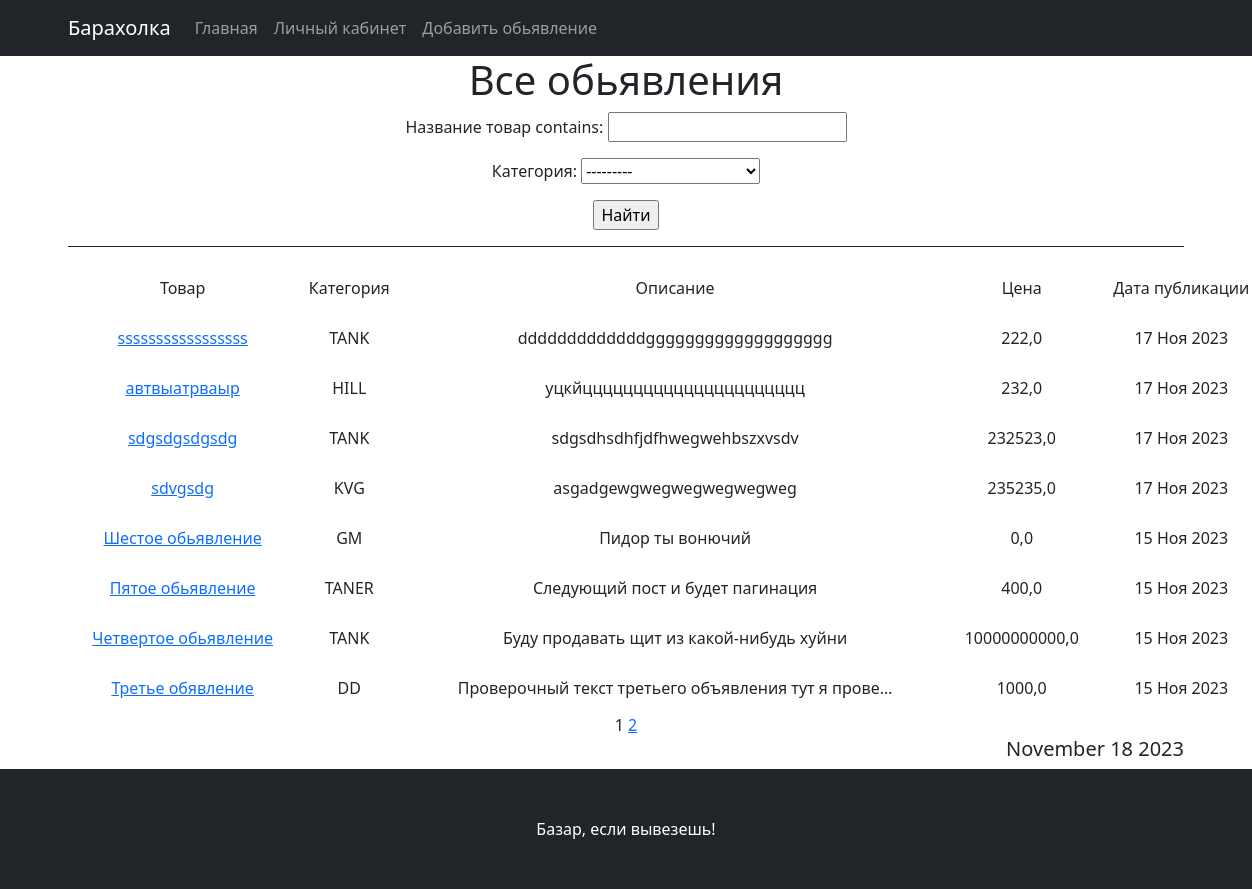
/bboard/, run on the app's committed database.
### bboard/models.py (models this page shows, shortened)
class Post(models.Model):
    TYPES = [
        ('TANK', 'Танк'),
        ('HILL', 'Хил'),
        ('DD', 'ДД'),
        ('VEND', 'Торговец'),
        ('GM', 'Гилдмастер'),
        ('KVG', 'Квестгивер'),
        ('BS', 'Кузнец'),
        ('TANER', 'Кожевник'),
        ('ALCH', 'Зельевар'),
        ('MAG', 'Мастер заклинаний'),
    ]
    title = models.CharField(max_length=200, verbose_name='Название товар')
    content = models.TextField(verbose_name='Описание товара')
    author = models.ForeignKey(Author, on_delete=models.CASCADE, verbose_name='Автор')
    created_at = models.DateTimeField(auto_now_add=True, verbose_name='Дата создания')
    updated_at = models.DateTimeField(auto_now=True, verbose_name='Дата обновления')
    type = models.CharField(max_length=5, choices=TYPES, blank=False, verbose_name='Категория')
    price = models.FloatField(
        validators=[MinValueValidator(0.0)], verbose_name='Цена'
    )
    class Meta:
        verbose_name = 'пост'
        verbose_name_plural = 'посты'
        ordering = ['-created_at']

### bboard/views.py (the view)
# urls.py: path('', PostListView.as_view(), name='posts'),
class PostListView(ListView):
    model = Post
    template_name = 'posts.html'
    context_object_name = 'posts'
    ordering = ['-created_at']
    paginate_by = 8
    def get_context_data(self, **kwargs):
        context = super().get_context_data(**kwargs)
        context['filterset'] = self.filterset
        return context
    def get_queryset(self):
        queryset = super().get_queryset()
        self.filterset = PostFilter(self.request.GET, queryset)
        return self.filterset.qs

### bboard/templatetags/custom_tags.py (called while the page is built)
@register.simple_tag()
def format_date(format_string='%x %d %Y'):
    return datetime.utcnow().strftime(format_string)

@register.simple_tag(takes_context=True)   # takes_context=True - для того, чтобы можно было передавать контекст в тег
def url_replace(context, **kwargs):     # для того, чтобы передать параметры в теги url_replace
    d = context['request'].GET.copy()   # копируем GET
    for k, v in kwargs.items():     # добавляем новые параметры и значения из kwargs в GET и записываем в d
        d[k] = v       # добавляем новые параметры и значения из kwargs в GET и записываем в d
    return d.urlencode()      # возвращаем GET

### templates/posts.html (shortened to what this page needs)
{% extends 'flatpages/default.html' %}
{% load censor %}
{% load custom_tags %}
{% block content %}
<h1>Все обьявления</h1>
   <form action="" method="get">
       {{ filterset.form.as_p }}
       <input type="submit" value="Найти" />
   </form>
    <hr>
    {% if posts %}
        <table style="height:450px;" width="1200">
            <tr>
                <td>Товар</td>
                <td>Категория</td>
                <td>Описание</td>
                <td>Цена</td>
                <td>Дата публикации</td>
            </tr>
            {% for post in posts %}
            <tr>
                <td><a href="{% url 'post_detail' post.id %}">{{ post.title|truncatewords:2 }}</a></td>
                <td>{{ post.type }}</td>
                <td>{{ post.content|truncatechars:50 }}</td>
                <td>{{ post.price }}</td>
                <td>{{ post.created_at|date:'j M Y' }}</td>
            </tr>
            {% endfor %}
        </table>
   {{ page_obj.number }}
   {% if page_obj.has_next %}
       <a href="?{% url_replace page=page_obj.next_page_number %}">{{ page_obj.next_page_number }}</a>
   {% endif %}
<h5 style="text-align: right;">{% format_date '%B %d %Y' %}</h5>
    {% else %}
       <h2>Товаров нет!</h2>
    {% endif %}
{% endblock content %}

### templates/flatpages/default.html (shortened to what this page needs)
<!DOCTYPE html>
<html lang="en">
    <head>
        <link href="https://cdn.jsdelivr.net/npm/bootstrap-icons@1.4.1/font/bootstrap-icons.css" rel="stylesheet" />
        {% load static %}
        <link href="{% static 'css/styles.css' %}" rel="stylesheet" />
    </head>
    <body>
        <nav class="navbar navbar-expand-lg navbar-dark bg-dark static-top">
   <div class="container">
       <a class="navbar-brand" href="">Барахолка</a>
       <div class="collapse navbar-collapse" id="navbarResponsive">
           <ul class="navbar-nav ml-auto">
               <li class="nav-item active"><a class="nav-link" href="/bboard/">Главная</a></li>
               <li class="nav-item"><a class="nav-link" href="/sign/login/">Личный кабинет</a></li>
               <li class="nav-item"><a class="nav-link" href="/bboard/create/">Добавить обьявление</a></li>
           </ul>
       </div>
   </div>
</nav>
        <div class="container">
            <div class="row">
                <div class="col-lg-12 text-center">
                   {% block content %}{% endblock content %}
               </div>
            </div>
        </div>
        <footer class="py-5 bg-dark">
            <div class="container"><p class="m-0 text-center text-white">Базар, если вывезешь!</p></div>
        </footer>
    </body>
</html>

### data on the page
Post: title "sssssssssssssssss", type "TANK", content "dddddddddddddggggggggggggggggggg", price "222,0", created_at "17 Ноя 2023"
Post: title "автвыатрваыр", type "HILL", content "уцкйцццццццццццццццццццццц", price "232,0", created_at "17 Ноя 2023"
Post: title "sdgsdgsdgsdg", type "TANK", content "sdgsdhsdhfjdfhwegwehbszxvsdv", price "232523,0", created_at "17 Ноя 2023"
Post: title "sdvgsdg", type "KVG", content "asgadgewgwegwegwegwegweg", price "235235,0", created_at "17 Ноя 2023"
Post: title "Шестое обьявление", type "GM", content "Пидор ты вонючий", price "0,0", created_at "15 Ноя 2023"
Post: title "Пятое обьявление", type "TANER", content "Следующий пост и будет пагинация", price "400,0", created_at "15 Ноя 2023"
Post: title "Четвертое обьявление", type "TANK", content "Буду продавать щит из какой-нибудь хуйни", price "10000000000,0", created_at "15 Ноя 2023"
Post: title "Третье обявление", type "DD", content "Проверочный текст третьего объявления тут я прове…", price "1000,0", created_at "15 Ноя 2023"

### other printed values
{{ page_obj.number }} "1"
{{ page_obj.next_page_number }} "2"
